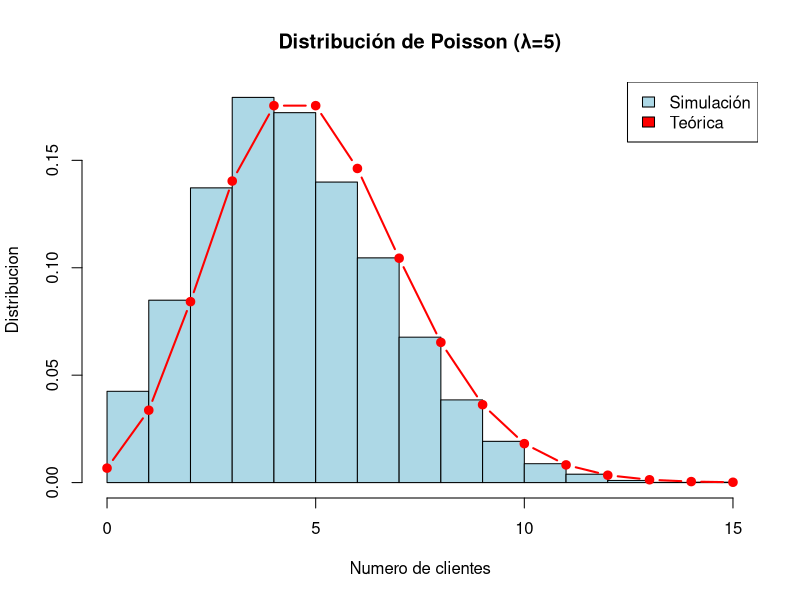

Write R code to recreate this figure.
# -----------------------------------------------
# Nombre: [Tu Nombre]
# Cédula: [Tu Cédula]
# Ejercicio 1: Distribución de Poisson
# -----------------------------------------------

# a) Simulación de 10,000 muestras
set.seed(0)                               # Semilla para reproducibilidad
lambda <- 5                               # promedio
n_muestras <- rpois(n = 10000, lambda)    # genera numeros aleatorios con distribucion poison (como lambda=5, rondan este numero)

# b) Probabilidad de exactamente 3 clientes
prob_teorica <- dpois(3, lambda)        # Valor teórico P(X=3)=(λ^3)/(n!*e^λ)=5^3/(6*e^3)=125/(6*e^5)=0.140373895
prob_simulada <- mean(n_muestras == 3)    # muestras==3 es una condicion, lo que convierte al vector muestras en un vector de 1's y 0's
                                        # mean() calcula el promedio de los valores en un vector, en este caso, el promedio de 1's (max(1)/10000)
# Comparación
cat("Probabilidad teórica (3 clientes):",  prob_teorica,  "\n")
cat("Probabilidad simulada (3 clientes):", prob_simulada, "\n")

# c) Histograma y densidad teórica
hist(
  n_muestras,                                    #vector de valores (este caso, clientes con promedio)
  breaks = seq(0, max(n_muestras)),              #barras para cada valor
  freq = FALSE,                                #falso, dara la probabilidad de aparicion
  main = "Distribución de Poisson (λ=5)",      #titulo del plot
  xlab = "Numero de clientes",                 #titulo del eje x
  ylab = "Distribucion",                       #titulo del eje y
  col = "lightblue"     
)

# Superponer distribucion teórica
valores_x <- 0:max(n_muestras)                   #valores del eje x
valores_y <- dpois(valores_x, lambda,0)       #vector con los valores para X=n

lines(
  valores_x,                              
  valores_y, 
  type = "b",      #tipo de linea
  col = "red", 
  lwd = 2, 
  pch = 19
)
     
# cuadro indicando el color de las funciones     
legend("topright", 
  legend = c("Simulación", "Teórica"),
  fill = c("lightblue", "red")
)     





